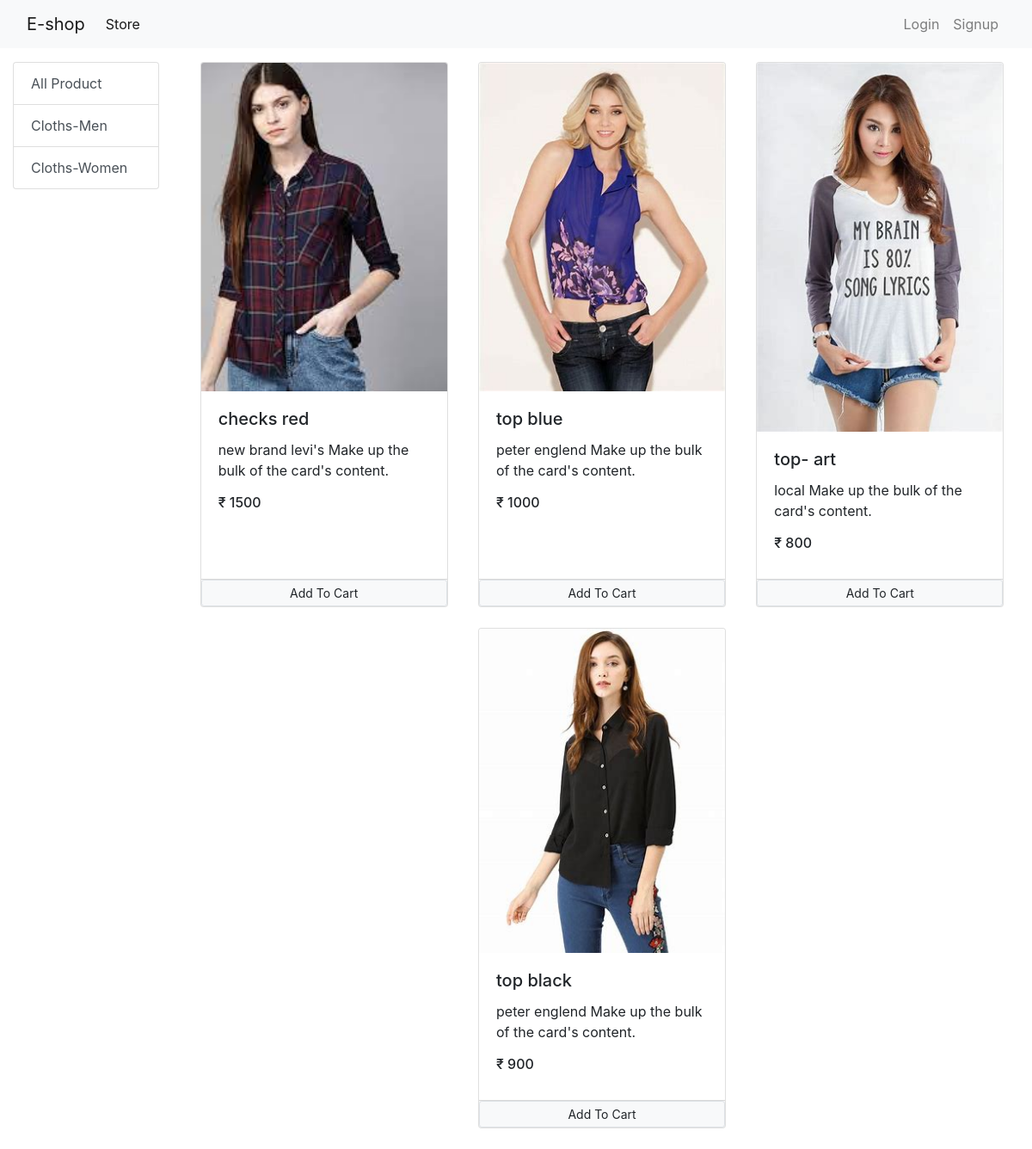
The app's page /?category=2 with its own data.
### Store/models/category.py (models this page shows, shortened)
class Category(models.Model):
    name = models.CharField(max_length=50)
    @staticmethod
    def get_all_category():
        return Category.objects.all()

### Store/models/product.py (models this page shows, shortened)
class Product(models.Model):
    name = models.CharField(max_length=50)
    price = models.IntegerField(default=0)
    category = models.ForeignKey(Category, on_delete=models.CASCADE, default=0)
    description = models.CharField(max_length=200, default='', null=True, blank=True)
    image = models.ImageField(upload_to='uploads/products/')
    @staticmethod
    def get_prod_id(cat_id):
        if cat_id:
            return Product.objects.filter(category=cat_id)
        else:
            return Product.get_all_product()

### Store/views/home.py (the view, shortened to what this page needs)
# urls.py: path('', Index.as_view(), name="home"),
class Index(View):
    def get(self, request):
        cart = request.session.get('cart')
        if not cart:
            request.session.cart = {}
        product = None
        category = Category.get_all_category()
        categoryId = request.GET.get('category')
        if categoryId:
            print('check home',product)
            product = Product.get_prod_id(categoryId)
        else:
            product = Product.get_all_product()
        data = {'product': product, 'category': category}
        print("your email id is 1", request.session.get('email'))
        return render(request, 'index.html', data)

### Store/templatetags/cart.py (called while the page is built)
@register.filter(name='is_in_cart')
def is_in_cart(product, cart):
    print("check cart", cart)
    keys = cart.keys()
    for id in keys:
        if int(id) == product.id:
            return True
    return False;

### Store/templatetags/custom_filter.py (called while the page is built)
@register.filter(name='currency')
def currency(number):
    return "₹ " + str(number)

### Store/templates/index.html (shortened to what this page needs)
{% extends 'base.html'%}
{% block content %}
{% load cart %}
{% load custom_filter%}
<div class="container-fluid mt-3">
   <div class="row">
       <div class="col-lg-2 ">
            <div class="list-group">
                                <a href="/" class="list-group-item list-group-item-action">All Product</a>
                {% for cat in category%}
                <a href="/?category={{cat.id}}" class="list-group-item list-group-item-action">{{cat.name}}</a>
                {% endfor %}
            </div>
       </div>
       <div id="product" class="col-lg-10 mx-auto">
              <div class="row mx-auto">
      {% for prod in product%}
         <div class="card mx-auto mb-4" id="{{prod.id}}" style="width: 18rem;">
          <img src="{{prod.image.url}}" class="card-img-top" alt="...">
              <div class="card-body">
                <h5 class="card-title">{{prod.name}}</h5>
                <p class="card-text">{{prod.description}} Make up the bulk of the card's content.</p>
                  <h6 class="card-title">{{prod.price|currency}}</h6>
              </div>
             <div class="card-footer no-gutters p-0  ">
                    {% if prod|is_in_cart:request.session.cart %}
             <div class="row no-gutters" >
                <form action="/#{{prod.id}}" method="post" class="col-2">
                    {% csrf_token %}
                      <input hidden type="text" name="prod" value='{{prod.id}}'>
                      <input hidden type="text" name="remove" value='True'>
                      <input type="submit" value=" - " class="btn btn-block btn-secondary">
                 </form>
             <div class="text-center col">{{prod|cart_count:request.session.cart}} in cart</div>
                 <form action="/#{{prod.id}}" method="post" class="col-2">
                       {% csrf_token %}
                      <input hidden type="text" name="prod" value='{{prod.id}}'>
                      <input type="submit" value=" + " class="btn btn-block btn-secondary">
                 </form>
             </div>
                    {% else %}
                  <form action="/#{{prod.id}}" method="post" class="btn-block">
                      <input type="submit" class="btn btn-light btn-block border btn-sm" value="Add To Cart">
                  </form>
                    {% endif %}
             </div>
        </div>
      {% endfor %}
  </div>
       </div>
   </div>
</div>
{% endblock %}

### records on screen
Category: name "Cloths-Men"
Category: name "Cloths-Women"
Product: image (picture), name "checks red", description "new brand levi's", price "₹ 1500"
Product: image (picture), name "top blue", description "peter englend", price "₹ 1000"
Product: image (picture), name "top- art", description "local", price "₹ 800"
Product: image (picture), name "top black", description "peter englend", price "₹ 900"
